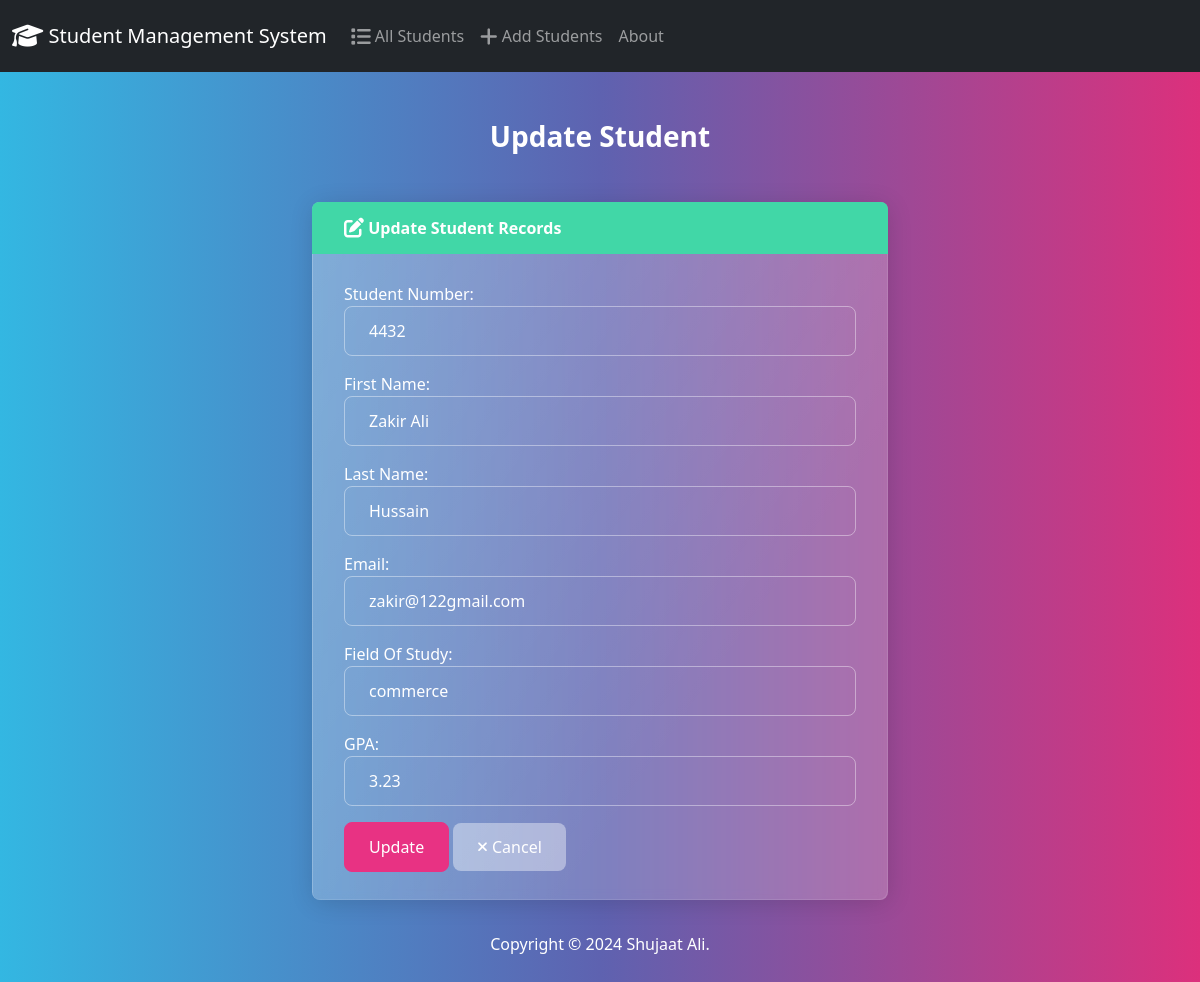
The page /edit/5/ on the database its author committed.
### students/models.py (models this page shows, shortened)
class Student(models.Model):
    student_number = models.PositiveBigIntegerField()
    first_name = models.CharField(max_length = 50)
    last_name = models.CharField(max_length = 50)
    email = models.EmailField(max_length = 100)
    field_of_study = models.CharField(max_length = 50)
    gpa = models.FloatField()

### students/views.py (the view)
# urls.py: path('edit/<int:id>/' ,views.edit , name='edit'),
def edit(request, id):
    student = Student.objects.get(pk=id)
    if request.method == "POST":
        form = StudentForm(request.POST, instance=student)  # Pass instance to the form
        if form.is_valid():
            form.save()
            return render(request, 'students/edit.html', {
                'form': form,
                'success': True
            })
    else:
        form = StudentForm(instance=student)  # Pass instance to the form
    return render(request, 'students/edit.html', {
        'form': form,
    })

### students/forms.py
class StudentForm(forms.ModelForm):
    class Meta:
        model = Student
        fields = ["student_number", "first_name", "last_name", "email","field_of_study","gpa"]
        labels = {
            "student_number" : "Student Number",
            "first_name"  : "First Name",
            "last_name"  : "Last Name",
            "email" : "Email",
            "field_of_study" : "Field Of Study",
            "gpa" : "GPA"
        }
        widgets = {
            "student_number" :forms.NumberInput(attrs={'class':'form-control'}),
            "first_name" : forms.TextInput(attrs={'class':'form-control'}),
            "last_name" : forms.TextInput(attrs={'class':'form-control'}),
            "email" : forms.EmailInput(attrs={'class':'form-control'}),
            "field_of_study" : forms.TextInput(attrs={'class' : 'form-control'}),
            "gpa" : forms.NumberInput(attrs={'class':'form-control'})
        }

### students/templates/students/edit.html (shortened to what this page needs)
{% extends "students/base.html" %}
{% block body %}
<h3 class="text-center m-4">
  Update Student
</h3>
  {% if success %}
    <div class="alert alert-success" role="alert">
        Student Updated Successfully
        <a href="{% url 'index' %}" class="alert-link">Go to Home page.</a>
    </div>
  {% else %}
  <div class="row justify-content-center">
    <div class="col-6">
        <div class="card border-success mb-3">
            <div class="card-header">
                <i class="fa-solid fa-pen-to-square fa-lg"></i> Update Student Records
            </div>
            <div class="card-body">
            <form action="" method="POST">
                {{form.as_p}}
                <button type="submit" class="btn btn-primary">Update</button>
                <a href="{% url 'index' %}" class="btn btn-secondary"> <i class="fa-solid fa-xmark fa-sm"></i> Cancel</a>
            </form>
            </div>
    </div>
  </div>
  {% endif %}
{% endblock %}

### rows shown on the page
Student: student_number "4432", first_name "Zakir Ali", last_name "Hussain", email "zakir@122gmail.com", field_of_study "commerce", gpa "3.23"
